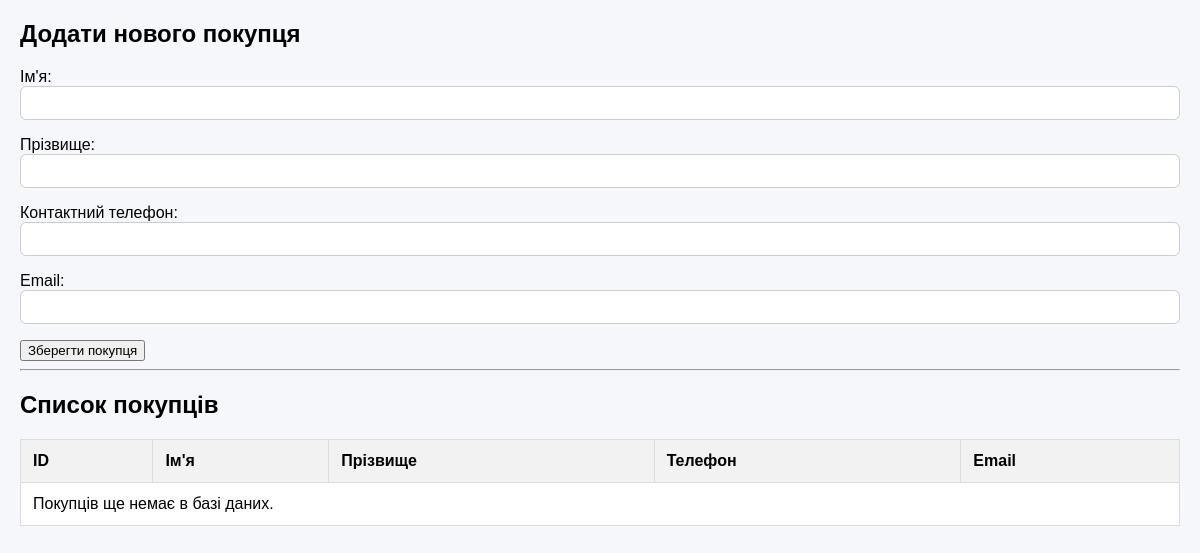
Before: /shop/customers/ with the older database file.
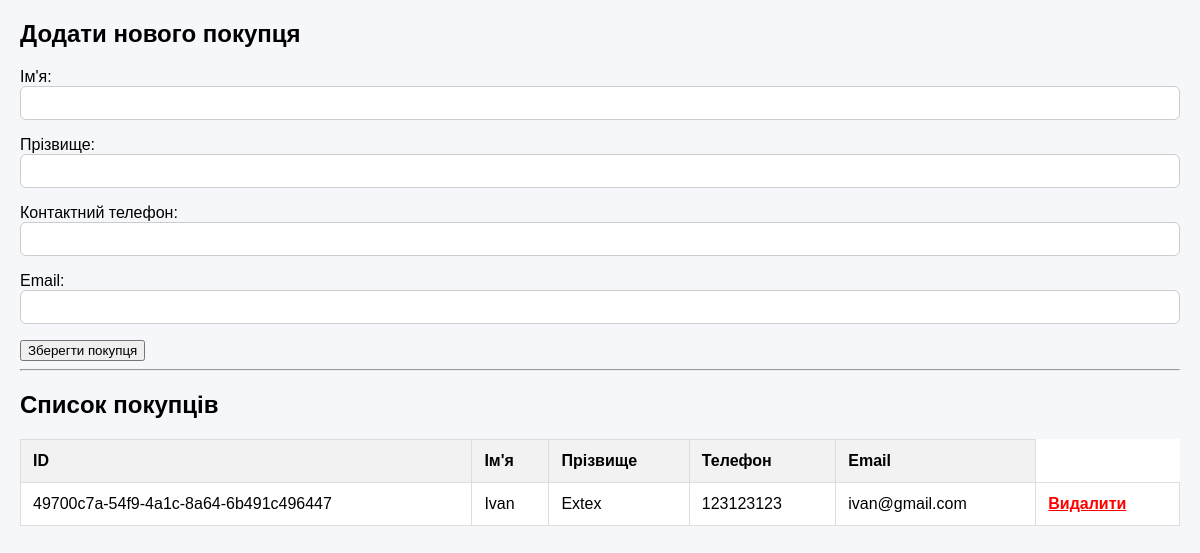
After: the same page with the newer database file.
### ShopApp/models.py (models this page shows, shortened)
class Customer(models.Model):
    id = models.UUIDField(primary_key=True, default=uuid.uuid4, editable=False)
    first_name = models.CharField(max_length=255, verbose_name="Ім'я")
    last_name = models.CharField(max_length=255, verbose_name="Прізвище")
    phone = models.CharField(max_length=20, verbose_name="Контактний телефон")
    email = models.EmailField(unique=True, verbose_name="Email")
    registration_date = models.DateTimeField(auto_now_add=True, verbose_name="Дата реєстрації")
    class Meta:
        verbose_name = "Покупець"
        verbose_name_plural = "Покупці"
        db_table = 'shop_customers'

### ShopApp/views.py (the view)
# urls.py: path('customers/', views.customers, name='customers'),
def customers(request):
    if request.method == 'POST':
        form = CustomerForm(request.POST)
        if form.is_valid():
            form.save()
            return redirect('customers')
    else:
        form = CustomerForm()
    customers = Customer.objects.all()
    return render(request, 'customers_list.html', {'customers': customers, 'form': form})

### ShopApp/forms.py
class CustomerForm(forms.ModelForm):
    class Meta:
        model = Customer
        fields = ['first_name', 'last_name', 'phone', 'email']

### ShopApp/templates/customers_list.html (shortened to what this page needs)
{% extends 'layout.html' %}
{% block content %}
<h2>Додати нового покупця</h2>
<form method="POST">
    {{ form.as_p }}
    <button type="submit">Зберегти покупця</button>
</form>
<hr>
<h2>Список покупців</h2>
<table>
    <thead>
        <tr>
            <th>ID</th>
            <th>Ім'я</th>
            <th>Прізвище</th>
            <th>Телефон</th>
            <th>Email</th>
        </tr>
    </thead>
    <tbody>
        {% for customer in customers %}
        <tr>
            <td>{{ customer.id }}</td>
            <td>{{ customer.first_name }}</td>
            <td>{{ customer.last_name }}</td>
            <td>{{ customer.phone }}</td>
            <td>{{ customer.email }}</td>
            <td>
                <a href="{% url 'delete_customer' customer.id %}" style="color: red; font-weight: bold;">Видалити</a>
            </td>
        </tr>
        {% empty %}
        <tr>
            <td colspan="5">Покупців ще немає в базі даних.</td>
        </tr>
        {% endfor %}
    </tbody>
</table>
{% endblock %}

Changed rows visible on the page:
added Customer: id "49700c7a-54f9-4a1c-8a64-6b491c496447", first_name "Ivan", last_name "Extex", phone "123123123", email "ivan@gmail.com"
Other visible differences:
text no longer shown: "Покупців ще немає в базі даних."
